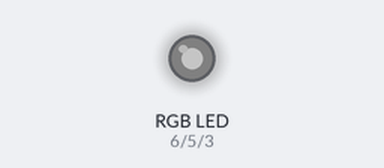
A sketch run on a simulated Arduino Uno, built with avr-gcc and run on an emulated ATmega328P. On the bench: an RGB LED mixed from three pins (HIGH = lit). Dim RGB values are drawn brighter than linear.

Above: at 0.05 s.
At 0.65 s:
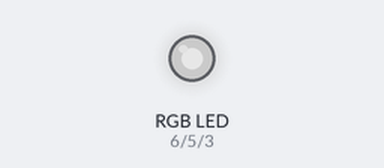
At 0.95 s:
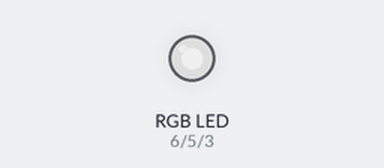
At 1.4 s:
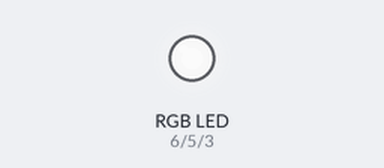
At 2.75 s:
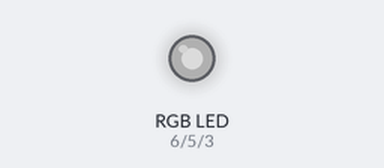
Timing chart, 0 to 7.0 s (numbered marks = the images above):
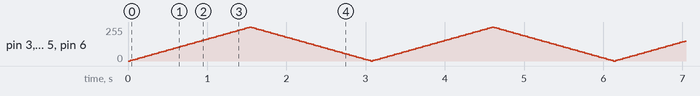

The sketch:

3_Led_Fade.ino
```cpp
int ledRed = 6;
int ledGreen = 5;
int ledBlue = 3;
int brightness = 0;
int fadeAmount = 5;


void setup() {
  pinMode(ledRed, OUTPUT);
  pinMode(ledGreen, OUTPUT);
  pinMode(ledBlue, OUTPUT);
}

void loop() {
  analogWrite(ledRed, brightness);
  analogWrite(ledGreen, brightness);
  analogWrite(ledBlue, brightness);
  brightness = brightness + fadeAmount;
  if (brightness <= 0 || brightness >= 255) {
    fadeAmount = -fadeAmount;
  }
  delay(30);
}
```
